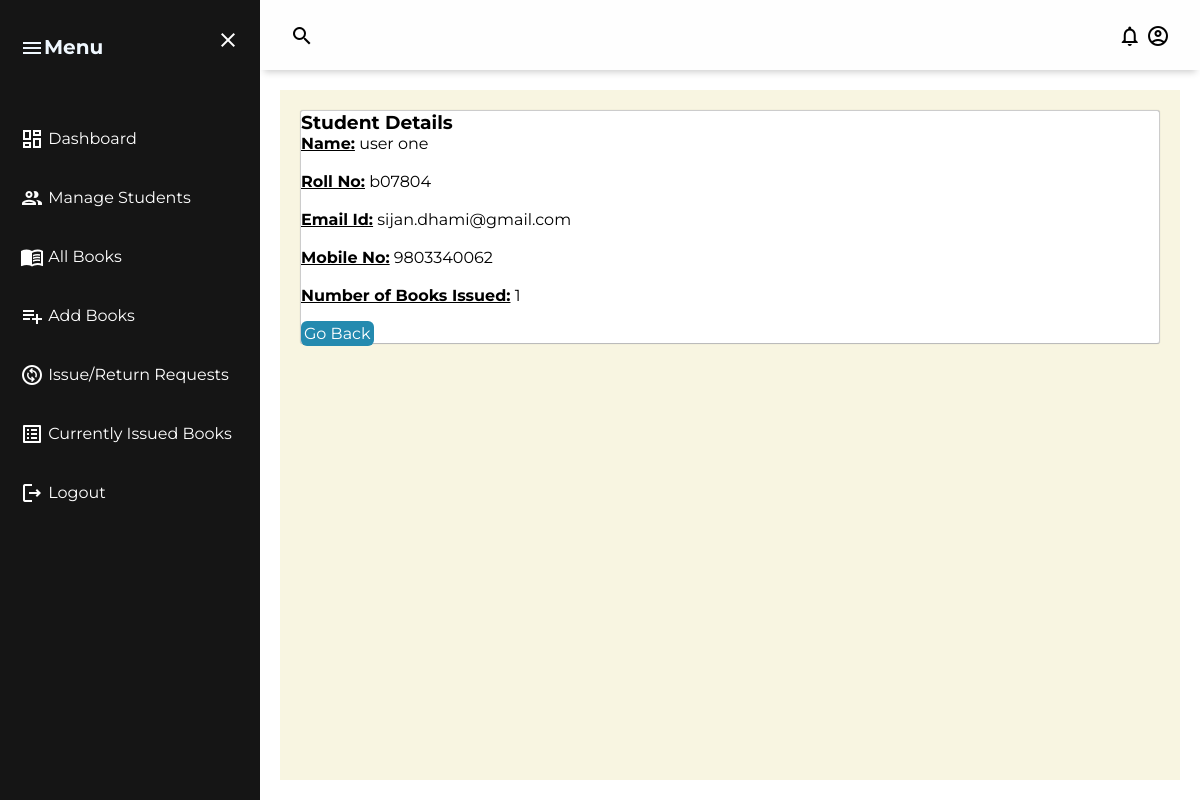
The app's page /admin/studentdetails.php?id=b07804 (signed in) with its own data.
### tables this page shows
CREATE TABLE `user` (
  `RollNo` varchar(50) NOT NULL,
  `Name` varchar(50) NOT NULL,
  `Type` varchar(50) NOT NULL,
  `Category` varchar(20) NOT NULL,
  `EmailId` varchar(50) NOT NULL,
  `MobNo` varchar(11) NOT NULL,
  `Password` varchar(255) NOT NULL
);

### admin/studentdetails.php (the view, shortened to what this page needs)
<?php
require('dbconn.php');
?>
<!DOCTYPE html>
<html lang="en">
<head>
    <link rel="stylesheet" type="text/css" href="../css/style.css">
</head>
<body>
    <div class="grid-container">
        <header class="header">
            <div class="header-left">
                <span class="material-icons-outlined">search</span>
            </div>
            <div class="header-right">
                <a href="message.php" class="up-icon"><span class="material-icons-outlined">notifications</span></a>
                <a href="edit_admin_detail.php" class="up-icon"><span class="material-icons-outlined">account_circle</span></a>
            </div>
        </header>
        <aside id="sidebar">
            <div class="sidebar-title">
                <div class="sidebar-brand">
                    <span class="material-icons-outlined">menu</span>Menu
                </div>
                <a href=""><span class="material-icons-outlined" onclick="closeSidebar()">close</span></a>
            </div>
            <ul class="sidebar-list">
                <li class="sidebar-list-items">
                    <a href="dashboard.php"><span class="material-icons-outlined">dashboard</span> Dashboard </a>
                </li>
                <li class="sidebar-list-items">
                    <a href="student.php"><span class="material-icons-outlined">group</span> Manage Students</a>
                </li>
                <li class="sidebar-list-items">
                    <a href="book.php"><span class="material-icons-outlined">menu_book</span> All Books</a>
                </li>
                <li class="sidebar-list-items">
                    <a href="addbook.php"><span class="material-icons-outlined">playlist_add</span> Add Books</a>
                </li>
                <li class="sidebar-list-items">
                    <a href="issue_requests.php"><span class="material-icons-outlined">change_circle</span> Issue/Return Requests</a>
                </li>
                <li class="sidebar-list-items">
                    <a href="current.php"><span class="material-icons-outlined">list_alt</span> Currently Issued Books</a>
                </li>
                <li class="sidebar-list-items">
                    <a href="logout.php"><span class="material-icons-outlined">logout</span> Logout </a>
                </li>
            </ul>
        </aside>
        <main class="main-container">
            <div class="span9">
                <div class="content">
                    <div class="module">
                        <div class="module-head">
                            <h3>Student Details</h3>
                        </div>
                        <div class="module-body">
                            <?php
                            $rno = $_GET['id'];
                            $sql = "SELECT u.Name, u.EmailId, u.MobNo, COUNT(r.BookId) AS IssuedBooks
                             FROM LMS.user u LEFT JOIN LMS.record r ON u.RollNo = r.RollNo WHERE u.RollNo = '$rno'and Date_of_Issue is NOT NULL and Due_Date is NOT NULL and Date_of_Return is  NULL GROUP BY u.Name, u.EmailId, u.MobNo";
                            $result = $conn->query($sql);
                            if ($result->num_rows > 0) {
                                $row = $result->fetch_assoc();
                                $name = $row['Name'];
                                $email = $row['EmailId'];
                                $mobno = $row['MobNo'];
                                $issuedBooks = $row['IssuedBooks'];
                                echo "<b><u>Name:</u></b> " . $name . "<br><br>";
                                echo "<b><u>Roll No:</u></b> " . $rno . "<br><br>";
                                echo "<b><u>Email Id:</u></b> " . $email . "<br><br>";
                                echo "<b><u>Mobile No:</u></b> " . $mobno . "<br><br>";
                                echo "<b><u>Number of Books Issued:</u></b> " . $issuedBooks . "<br><br>";
                            } else {
                                echo "No user found with Roll No: " . $rno;
                            }
                            ?>
                            <a href="student.php" class="btn btn-primary">Go Back</a>
                        </div>
                    </div>
                </div>
            </div>
        </main>
    </div>
</body>
</html>

### css/style.css (style rules this page uses)
body { font-family: "Montserrat", sans-serif; }
* { margin: 0px; padding: 0; }
.up-icon .material-icons-outlined { color: black; }
.material-icons-outlined { vertical-align: middle; line-height: 1px; }
.grid-container { display:grid; grid-template-columns: 260px 1fr 1fr 1fr; grid-template-rows: 0.2fr 3fr; grid-template-areas: "sidebar header header header" "sidebar main main main"; height: 100vh; }
.grid-container a:link, a:visited { text-decoration: none; color: white; }
.header { grid-area: header; height: 70px; background-color: #fefefe; display: flex; align-items: center; justify-content: space-between; margin: 0px; padding: 0 30px 0 30px; box-shadow: 0px 6px 7px -4px rgba(0, 0, 0, 0.2); }
#sidebar { grid-area:sidebar ; height: 100%; padding-left: 0px; background-color: rgb(21, 21, 21); color: aliceblue; overflow-y: auto; -webkit-transition: all 0.5s; transition: all 0.5s; padding:0px; margin: 0px; }
.sidebar-title { display: flex; justify-content: space-between; align-items: center; padding: 20px 20px 20px 20px; margin-bottom: 30px; }
.material-icons-outlined { cursor: pointer; }
.sidebar-brand { margin-top: 15px; font-size: 20px; font-weight: 700; }
.sidebar-list { padding: 0; margin-top: 15px; list-style-type: none; }
.sidebar-list-items { padding: 20px 20px 20px 20px; }
.main-container { grid-area:main; background-color:rgba(235, 226, 168, 0.34); overflow-y: auto; padding: 20px; margin: 20px; }
.module { background: #fff; -webkit-border-radius: 3px; -moz-border-radius: 3px; border-radius: 3px; border: 1px solid #ccc; border-bottom-color: #bbb; -webkit-box-shadow: 0 0 1px rgba(0,0,0,0.2); -moz-box-shadow: 0 0 1px rgba(0,0,0,0.2); box-shadow: 0 0 1px rgba(0,0,0,0.2); margin-bottom: 30px }
.btn-primary { color: #fff; background-color: #248aaf; border-color: #20799a; padding: 3px; border-radius: 6px; }

### records on screen
user: Name "user one", EmailId "sijan.dhami@gmail.com", MobNo "9803340062"

### other values on screen
$rno "b07804"
$issuedBooks "1"
